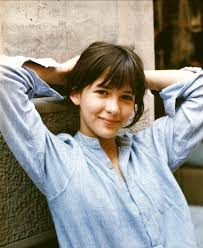
//> input picture Debug/sy1.jpeg, 203 x 248 px
$ ./main   (built with g++ and OpenCV 4)
//> lines starting //> are read from the running program, lines starting //| are printed output that depends on the picture; after the words box and inside, x2 and y2 are one past the last pixel; in counts of white or black regions, pixels touching at a corner belong together
#include "opencv2/objdetect/objdetect.hpp"
#include "opencv2/highgui/highgui.hpp"
#include "opencv2/imgproc/imgproc.hpp"
#include "opencv2/features2d/features2d.hpp"
#include "opencv2/nonfree/features2d.hpp"
#include "opencv2/core/core.hpp"
#include <iostream>
#include <cassert>

#define POINT_MATCH_THRESH 0.3
#define FACE_MATCH_THRESH 0.5
#define FACE_VALID_POINT_COUNT 100

using namespace std;
using namespace cv;

int main()
{
    //加载图片
    string sy1 = "sy1.jpeg";
    string sy2 = "sy2.jpeg";
    string sm ="sm.jpeg";
    Mat src1 = imread(sy1);
//> src1 is the input picture: 248 rows x 203 cols, CV_8UC3; mean B, G, R 143.1, 149.6, 151
    Mat src2 = imread(sm);
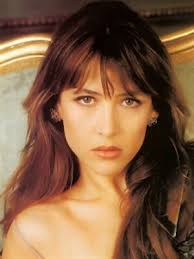
//> input picture Debug/sm.jpeg, 194 x 259 px
//> src2 is the input picture: 259 rows x 194 cols, CV_8UC3; mean B, G, R 67.1, 94.2, 130
    assert(!src1.empty() && !src2.empty());

    //加载模型
    string  faceCascadeName = "haarcascade_frontalface_alt.xml";
    CascadeClassifier faceCascasde;
    assert(true == faceCascasde.load(faceCascadeName));

    //灰度化
    Mat gray1,gray2;
    cvtColor(src1,gray1,CV_BGR2GRAY);
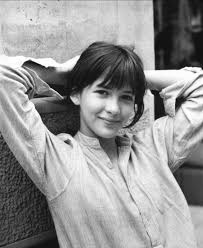
//> gray1: 248 rows x 203 cols, CV_8UC1; min 1, max 255, mean 149.3
    cvtColor(src2,gray2,CV_BGR2GRAY);
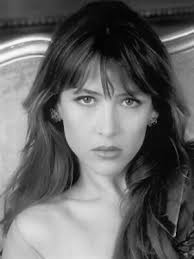
//> gray2: 259 rows x 194 cols, CV_8UC1; min 1, max 252, mean 101.8
    vector<Rect> faces1,faces2;
    //开始检测人脸
    faceCascasde.detectMultiScale(gray1,faces1);
//> faces1 = 1 Rect (x, y, width, height): [82, 72, 65, 65]
    faceCascasde.detectMultiScale(gray2,faces2);
//> faces2 = 1 Rect (x, y, width, height): [51, 60, 112, 112]

//    cout << faces1.size() <<" "<< faces2.size()<<endl;
    Mat faceDetect1 = src1.clone();
    Mat faceDetect2 = src2.clone();
    assert(faces1.size() > 0 && faces2.size() > 0);
    rectangle(faceDetect1,faces1[0],Scalar(0,255,255));
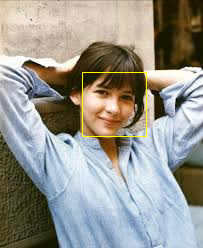
//> faceDetect1: 248 rows x 203 cols, CV_8UC3; 0.51% of pixels changed, all inside (x1, y1, x2, y2) = (82, 72, 147, 137)
    rectangle(faceDetect2,faces2[0],Scalar(0,255,255));
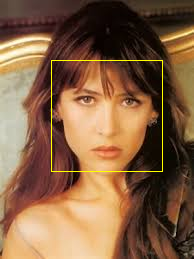
//> faceDetect2: 259 rows x 194 cols, CV_8UC3; 0.88% of pixels changed, all inside (x1, y1, x2, y2) = (51, 60, 163, 172)

    imshow("src1",faceDetect1);
    imshow("src2",faceDetect2);

    //取出人脸
    Mat face1 = gray1(faces1[0]);
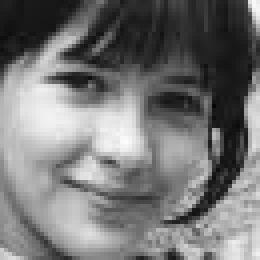
//> face1: 65 rows x 65 cols, CV_8UC1 (shown 4 times larger); min 6, max 252, mean 118
    Mat face2 = gray2(faces2[0]);
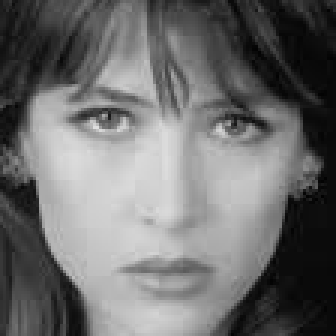
//> face2: 112 rows x 112 cols, CV_8UC1 (shown 3 times larger); min 1, max 223, mean 109.6

    imshow("face1",face1);
    imshow("face2",face2);

    //提取特征点
    vector<KeyPoint> keypoints1,keypoints2;
//> (the run ends here: the program needs code that is not available in this run, at `SurfFeatureDetector surfFeatureDetector(2500);`)
